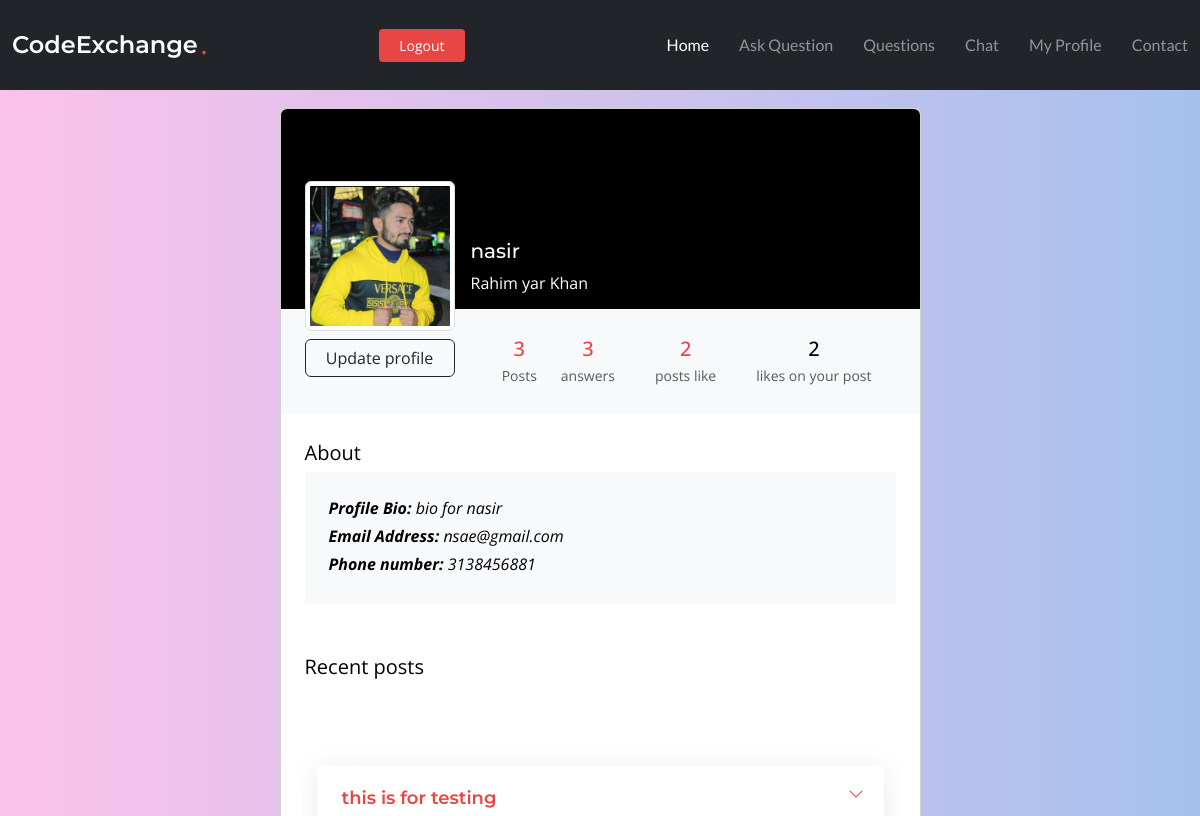
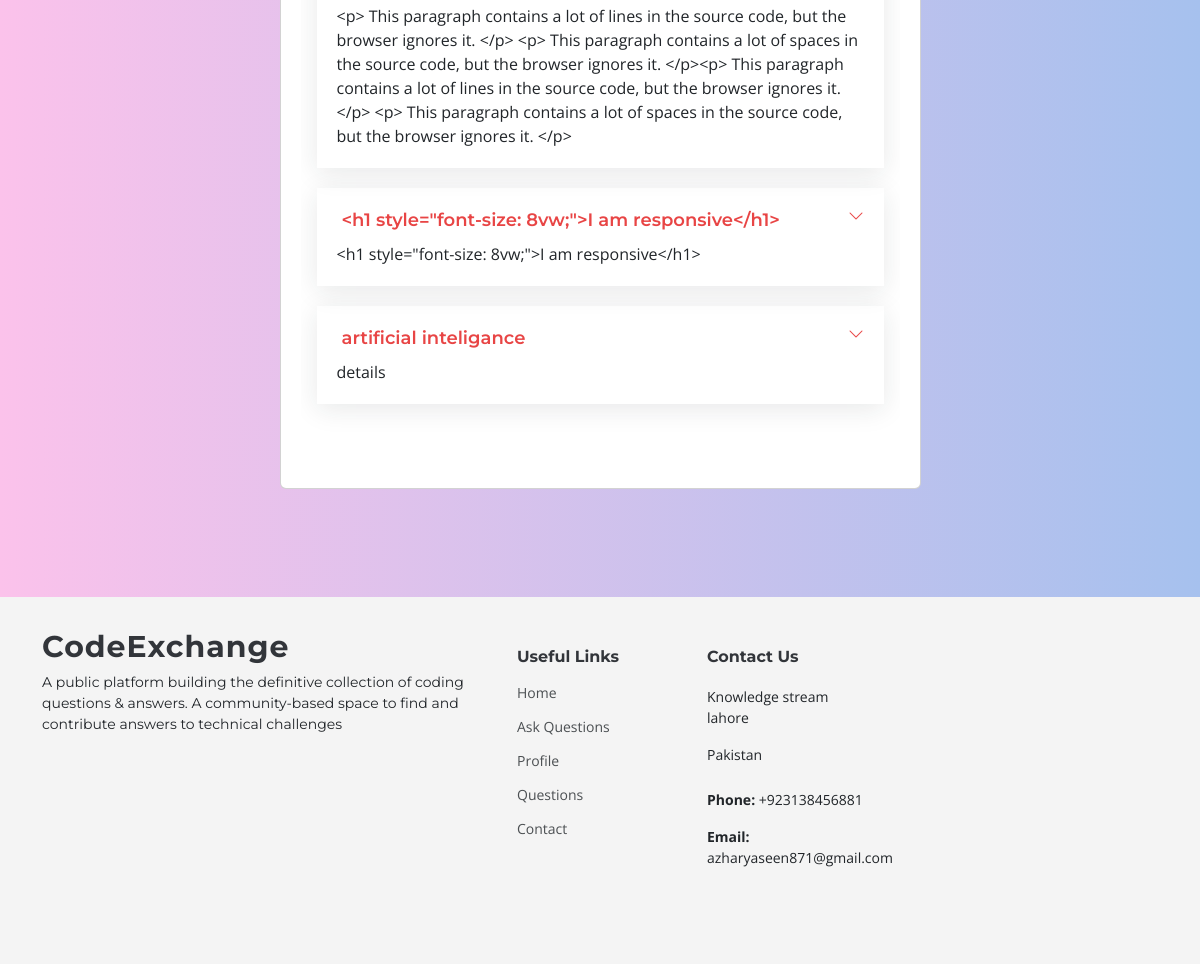
Page /profile/5 (signed in) on the committed database (2 pictures, top to bottom).
### app/models.py (models this page shows, shortened)
class User_profile(models.Model):
    user = models.OneToOneField(User, related_name='profile', on_delete=models.CASCADE)
    bio = models.CharField(max_length=1000)
    city = models.CharField(max_length=1000, default="lahore")
    phone = models.IntegerField(null=True, blank=True)
    image = models.ImageField( default='default.jpg', upload_to='profile_pic' )
    date_created = models.DateTimeField(default=timezone.now)

class Questions(models.Model):
    user = models.ForeignKey(User, on_delete=models.CASCADE)
    title = models.CharField(max_length=1000)
    content = HTMLField()
    likes = models.ManyToManyField(User, related_name='like')
    date_created = models.DateTimeField(default=timezone.now)
    image = models.ImageField(upload_to='question_pic', blank=True, null=True)

### app/views.py (the view)
# urls.py: path("profile/<int:id>", views.profile, name="profile"),
@login_required(login_url='login')
def profile(request, id):
    user = get_object_or_404(User, pk= id)
    total_likes = Questions.objects.filter(likes=user.id).aggregate(total_likes=Count('likes'))['total_likes']
    user_profile = User_profile.objects.filter(user=user.id)
    question_asked = Questions.objects.filter(user=user.id).order_by('-date_created')[:5]
    total_likes_on_yourpost = Questions.objects.filter(user=user).aggregate(total_likes=Count('likes'))['total_likes']
    answers = Answer.objects.filter(name=user)
    return render(request , 'app/profile.html',{'profile':user_profile,'question_asked':question_asked,'answers':answers,'total_likes':total_likes,'total_likes_on_yourpost':total_likes_on_yourpost})

### app/templates/app/profile.html (shortened to what this page needs)
{% extends 'base.html' %}
{% block content %}
{% if profile %}
<section class="h-100 gradient-custom-2">
    <div class="container py-5 h-100">
      <div class="row d-flex justify-content-center align-items-center h-100">
        <div class="col col-lg-9 col-xl-7">
          <div class="card">
            <div class="rounded-top text-white d-flex flex-row" style="background-color: #000; height:200px;">
              <div class="ms-4 mt-5 d-flex flex-column" style="width: 150px;">
                <img src="{{ user.profile.image.url }}"
                  alt="Generic placeholder image" class="img-fluid img-thumbnail mt-4 mb-2"
                  style="width: 150px; z-index: 1">
                 <a class="btn btn-outline-dark" style="z-index: 1;" href="{% url 'update_profile' user.id %}">Update profile</a>
              </div>
              <div class="ms-3" style="margin-top: 130px;">
                <h5>{{ user.username }}</h5>
                <p>{{ user.profile.city}}</p>
              </div>
            </div>
            <div class="p-4 text-black" style="background-color: #f8f9fa;">
              <div class="d-flex justify-content-end text-center py-1">
                <a href="{% url 'user_posts' user.id %}">
                <div>
                  <p class="mb-1 h5">{{ question_asked|length }}</p>
                  <p class="small text-muted mb-0">Posts</p>
                </div>
              </a>
                <a href="{% url 'posted_answers' user.id %}">
                <div class="px-3 mx-2">
                  <p class="mb-1 h5">{{ answers|length }}</p>
                  <p class="small text-muted mb-0">answers</p>
                </div>
              </a>
                <a href="{% url 'liked_post' user.id %}">
                <div class="px-3">
                  <p class="mb-1 h5">{{ total_likes }}</p>
                  <p class="small text-muted mb-0">posts like</p>
                </div>
                </a>
                <div class="px-3 mx-2">
                  <p class="mb-1 h5">{{ total_likes_on_yourpost }}</p>
                  <p class="small text-muted mb-0">likes on your post</p>
                </div>
              </div>
            </div>
            <div class="card-body p-4 text-black">
              <div class="mb-5">
                <p class="lead fw-normal mb-1">About</p>
                <div class="p-4" style="background-color: #f8f9fa;">
                  <p class="font-italic mb-1"><b>Profile Bio:</b> {{ user.profile.bio }}</p>
                  <p class="font-italic mb-1"><b>Email Address:</b> {{ user.email }}</p>
                  <p class="font-italic mb-1"><b>Phone number: </b>{{ user.profile.phone }}</p>
                </div>
              </div>
              <div class="d-flex justify-content-between align-items-center mb-4">
                <p class="lead fw-normal mb-0">Recent posts</p>
              </div>
              <div class="row g-2">
                {% if question_asked %}
                <section id="faq" class="faq">
                  <div class="container">
                      <div class="" data-aos="fade-up" data-aos-delay="200">
                        <div class="faq-container">
                          {% for question in question_asked %}
                          <div class="faq-item faq-active">
                            <a href="{% url 'detail' question.id %}"> <h3> <span>{{ question.title }}</span></h3></a>
                            <div class="faq-content">
                              <p>{{ question.content }}</p>
                            </div>
                            <i class="faq-toggle bi bi-chevron-right"></i>
                          </div>
                          {% endfor %}
                        </div>
                      </div>
                    </div>
                  </div>
                </section>
                {% else %}
                <p>nothing posted yet...</p>
                {% endif %}
  {% else %}
  <div style="margin-top: 130px;">
  you didt created your profile yet
    <a href="{% url 'createprofile' user.id %}"  class="btn btn-outline-dark">create profile</a>
  </div>
  {% endif %}
  {% endblock content %}

### static/assets/css/main.css (style rules this page uses)
:root { --font-default: "Open Sans", system-ui, -apple-system, "Segoe UI", Roboto, "Helvetica Neue", Arial, "Noto Sans", "Liberation Sans", sans-serif, "Apple Color Emoji", "Segoe UI Emoji", "Segoe UI Symbol", "Noto Color Emoji"; --font-primary: "Montserrat", sans-serif; --font-secondary: "Lato", sans-serif; }
:root { --color-default: #212529; --color-default-rgb: 33, 37, 41; --color-background: #ffffff; --color-background-rgb: 255, 255, 255; --color-primary: #e84545; --color-primary-rgb: 232, 69, 69; --color-secondary: #32353a; --color-secondary-rgb: 50, 53, 58; --color-box-background: #ffffff; --color-box-background-rgb: 255, 255, 255; --color-inverse: #ffffff; --color-inverse-rgb: 255, 255, 255; }
:root { --color-nav: #3a3939; --color-nav-hover: #e84545; --color-nav-dropdown: #3a3939; --color-nav-dropdown-hover: #e84545; --color-nav-dropdown-background: #ffffff; --color-nav-mobile-background: #ffffff; }
:root { scroll-behavior: smooth; }
body { color: var(--color-default); background-color: var(--color-background); font-family: var(--font-default); }
a { color: var(--color-primary); text-decoration: none; transition: 0.3s; }
h1, h2, h3, h4, h5, h6 { font-family: var(--font-primary); }
section { color: var(--color-default); background-color: var(--color-background); padding: 60px 0; overflow: clip; }
section { scroll-margin-top: 90px; }
.faq .faq-container .faq-item { position: relative; padding: 20px; margin-bottom: 20px; box-shadow: 0px 5px 25px 0px rgba(var(--color-default-rgb), 0.1); overflow: hidden; }
.faq .faq-container .faq-item:last-child { margin-bottom: 0; }
.faq .faq-container .faq-item h3 { color: var(--color-secondary); font-weight: 600; font-size: 18px; line-height: 24px; margin: 0 30px 0 0; transition: 0.3s; cursor: pointer; display: flex; align-items: flex-start; }
.faq .faq-container .faq-item .faq-content { display: grid; grid-template-rows: 0fr; transition: 0.3s ease-in-out; visibility: hidden; opacity: 0; }
.faq .faq-container .faq-item .faq-content p { margin-bottom: 0; overflow: hidden; }
.faq .faq-container .faq-item .faq-toggle { position: absolute; top: 20px; right: 20px; font-size: 16px; line-height: 0; transition: 0.3s; cursor: pointer; }
.faq .faq-container .faq-active h3 { color: var(--color-primary); }
.faq .faq-container .faq-active .faq-content { grid-template-rows: 1fr; visibility: visible; opacity: 1; padding-top: 10px; }
.faq .faq-container .faq-active .faq-toggle { transform: rotate(90deg); color: var(--color-primary); }

### templates/base.html (style rules this page uses)
.gradient-custom-2 { background: #fbc2eb; background: -webkit-linear-gradient(to right, rgba(251, 194, 235, 1), rgba(166, 193, 238, 1)); background: linear-gradient(to right, rgba(251, 194, 235, 1), rgba(166, 193, 238, 1)) }

### rows in the picture
Questions: title "this is for testing", content "<p> This paragraph contains a lot of lines in the source code, but the browser ignores it. </p> <p> This paragraph contains a lot of spaces in the source code, but the browser ignores it. </p><p> This paragraph contains a lot of lines in the source code, but the browser ignores it. </p> <p> This paragraph contains a lot of spaces in the source code, but the browser ignores it. </p>"
Questions: title "<h1 style=\"font-size: 8vw;\">I am responsive</h1>", content "<h1 style=\"font-size: 8vw;\">I am responsive</h1>"
Questions: title "artificial inteligance", content "details"

### other values in the picture
{{ user.username }} "nasir"
{{ user.profile.city }} "Rahim yar Khan"
{{ question_asked|length }} "3"
{{ answers|length }} "3"
{{ total_likes }} "2"
{{ total_likes_on_yourpost }} "2"
{{ user.profile.bio }} "bio for nasir"
{{ user.email }} "nsae@gmail.com"
{{ user.profile.phone }} "3138456881"
